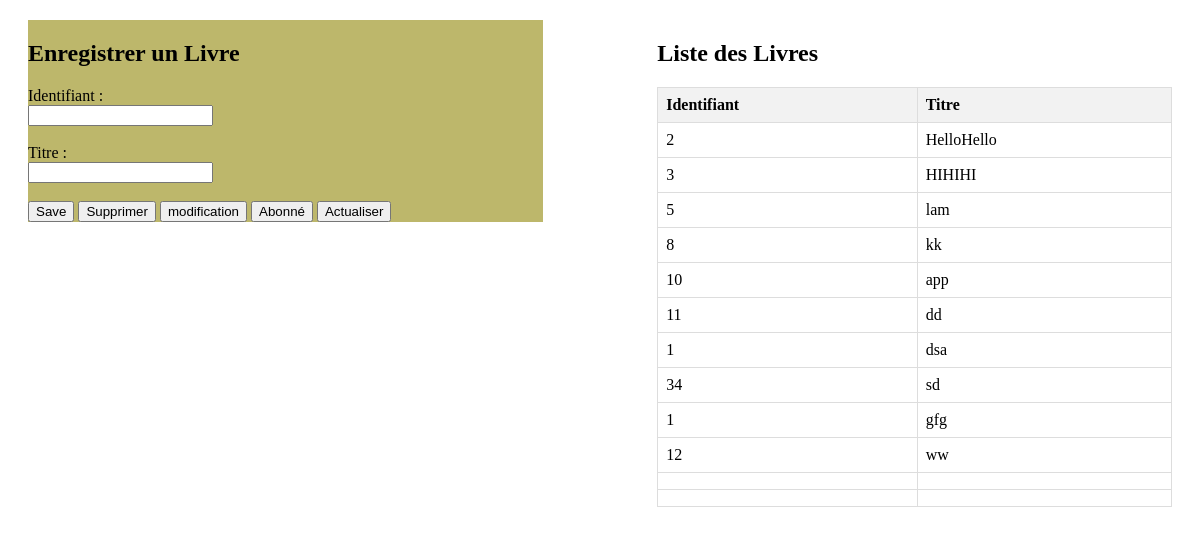
Page /livres/livres/ on the committed database.
### livre/models.py (models this page shows)
class Livres(models.Model):
    identifiant = models.CharField(max_length=100)
    titre = models.CharField(max_length=100)
    def __str__(self):
        return self.titre

### livre/views.py (the view)
# urls.py: path('livres/', views.Livres_tab, name="Livres_tab"),
def Livres_tab(request):
    livres = Livres.objects.all()
    print(livres)
    return render(request, 'livre/index.html', context={"current_tab": "livres","livres":livres})

### livre/templates/livre/index.html (shortened to what this page needs)
<!DOCTYPE html>
{% block main_content %}
<html lang="fr">
<head>
</head>
<body>
    <div class="container" >
        <div class="form-container"style="background:#BDB76B">
            <h2>Enregistrer un Livre</h2>
            <form class="d-flex" action="{% url 'livre:save_livres' %}" method="POST">
                <label for="identifiant">Identifiant :</label><br>
                <input type="text" id="identifiant" name="identifiant"><br><br>
                <label for="titre">Titre :</label><br>
                <input type="text" id="titre" name="titre"><br><br>
                <button type="submit">Save</button>
                <button type="submit" formaction="{% url 'livre:supprimer_livre' %}" formmethod="post">Supprimer</button>
                <button type="submit" formaction="{% url 'livre:modifier_livre' %}" formmethod="post">modification</button>
                <a href="{% url 'interface2:index' %}"><button type="button">Abonné</button></a>
                <button type="button" onclick="window.location.reload();">Actualiser</button>
            </form>
        </div>
        <div class="table-container">
            <h2>Liste des Livres</h2>
            <table>
                <thead>
                    <tr>
                        <th>Identifiant</th>
                        <th>Titre</th>
                    </tr>
                </thead>
                <tbody>
                    {%for Livres in livres %}
                        <tr>
                            <td>{{ Livres.identifiant }}</td>
                            <td>{{ Livres.titre }}</td>
                        </tr>
                    {% endfor%}
                </tbody>
            </table>
        </div>
    </div>
</body>
</html>
{% endblock %}

### livre/templates/livre/index.html (style rules this page uses)
.container { display: flex; justify-content: space-between; align-items: flex-start; margin: 20px; }
.form-container { width: 45%; }
.table-container { width: 45%; }
table { width: 100%; border-collapse: collapse; }
th, td { border: 1px solid #ddd; padding: 8px; text-align: left; }
th { background-color: #f2f2f2; }

### rows in the picture
Livres: identifiant "2", titre "HelloHello"
Livres: identifiant "3", titre "HIHIHI"
Livres: identifiant "5", titre "lam"
Livres: identifiant "8", titre "kk"
Livres: identifiant "10", titre "app"
Livres: identifiant "11", titre "dd"
Livres: identifiant "1", titre "dsa"
Livres: identifiant "34", titre "sd"
Livres: identifiant "1", titre "gfg"
Livres: identifiant "12", titre "ww"
